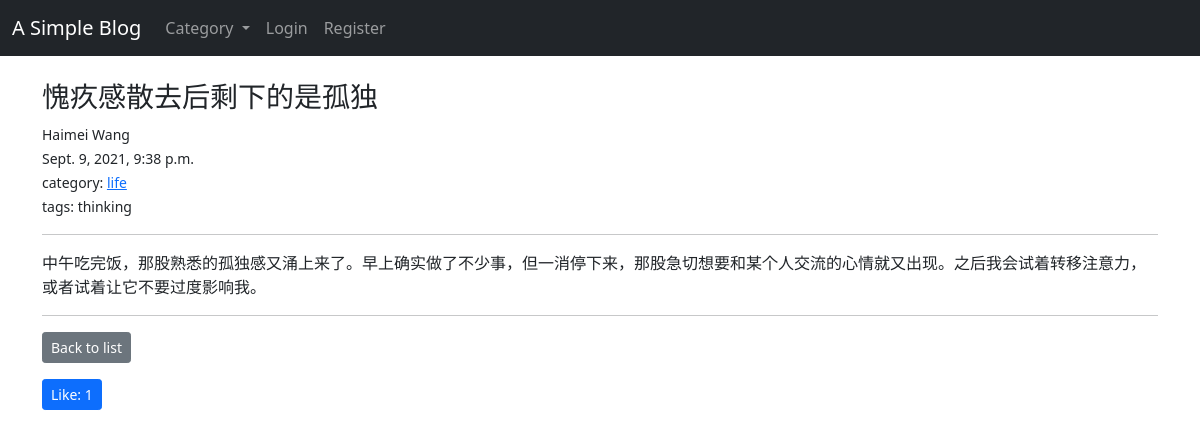
Page /article/31/ on the committed database.
### myBlog/models.py (models this page shows, shortened)
class Post(models.Model):
    title = models.CharField(max_length=255)
    author = models.ForeignKey(User, on_delete=CASCADE, null=False)
    tag = models.CharField(max_length=255)
    category = models.CharField(max_length=50, default="coding")
    body = RichTextField(blank=True, null=True)
    post_time = models.DateTimeField(auto_now_add=True)
    likes = models.ManyToManyField(User, related_name="like_list")
    class Meta:
        ordering = ['-post_time']
    def total_likes(self):
        return self.likes.count()

### myBlog/views.py (the view)
# urls.py: path('article/<int:pk>/', views.ArticleDetailView.as_view(),
class ArticleDetailView(generic.DetailView):
    model = Post
    template_name = 'myBlog/article_detail.html'
    def get_context_data(self, **kwargs):
        post = get_object_or_404(Post, pk=self.kwargs['pk'])
        liked = False
        if post.likes.filter(pk=self.request.user.id):
            liked = True
        context = super().get_context_data(**kwargs)
        context['liked'] = liked
        return context

### myBlog/context_processors.py (called while the page is built)
def get_category_list(request):
    category_list = Category.objects.all()
    return {
        'category_list': category_list,
    }

### myBlog/models.py (called while the page is built)
    def __str__(self):
        return self.name

### myBlog/templates/myBlog/article_detail.html (shortened to what this page needs)
{% extends 'base.html' %}  {% block body %}
<br>
<h3>{{ post.title }}</h3>
<small>{{ post.author.first_name }} {{ post.author.last_name }}</small>
<br />
<small>{{ post.post_time }}</small>
<br />
<small>category: <a href="{% url 'category_posts' post.category %}">{{ post.category }}</a></small>
<br />
<small>tags: {{ post.tag }}</small>
<hr />
<p>{{ post.body|safe }}</p>
<hr>
<p>
	<a href="{% url 'home' %}" class="btn btn-secondary btn-sm">Back to list</a>
	<br>
	<form action="{% url 'like' post.pk %}" method="POST">
		<button class="{% if liked %} btn btn-danger btn-sm {% endif %} btn btn-primary btn-sm">Like:
			{{ post.total_likes }}</button>
	</form>
</p>
{% endblock %}

### rows in the picture
Post: title "愧疚感散去后剩下的是孤独", author.first_name "Haimei", author.last_name "Wang", post_time "Sept. 9, 2021, 9:38 p.m.", category "life", tag "thinking", body "中午吃完饭，那股熟悉的孤独感又涌上来了。早上确实做了不少事，但一消停下来，那股急切想要和某个人交流的心情就又出现。之后我会试着转移注意力，或者试着让它不要过度影响我。", total_likes "1"
